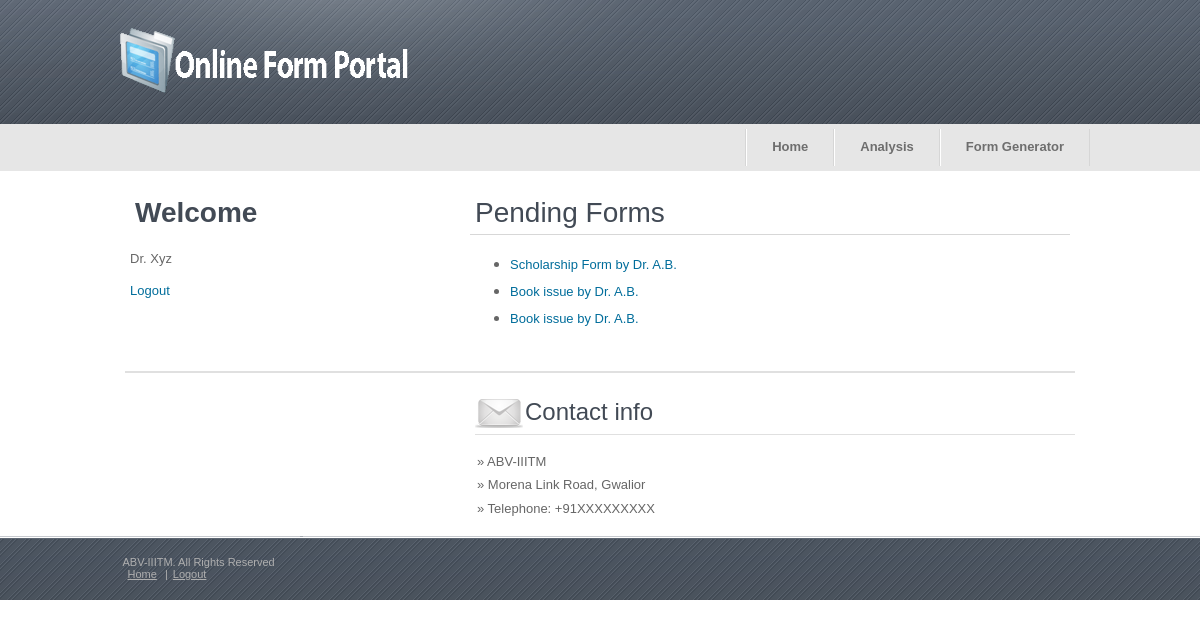
Screenshot of /index.php (signed in) with the database file from the repository.
### tables this page shows
CREATE TABLE IF NOT EXISTS `data3` (
  `purpose` varchar(21) NOT NULL,
  `method` varchar(50) NOT NULL,
  `amount` int(4) NOT NULL,
  `uid` varchar(30) NOT NULL,
  `appid` int(30) NOT NULL,
  `result` int(30) DEFAULT '0'
);

CREATE TABLE IF NOT EXISTS `fid_fname` (
  `fname` varchar(50) NOT NULL,
  `fid` varchar(20) NOT NULL,
  `aid` varchar(50) NOT NULL,
  PRIMARY KEY (`fid`)
);

CREATE TABLE IF NOT EXISTS `users` (
  `uid` varchar(20) NOT NULL,
  `upass` varchar(50) NOT NULL,
  `mail` varchar(70) NOT NULL,
  `name` varchar(50) NOT NULL,
  `age` int(5) NOT NULL,
  `designation` varchar(20) NOT NULL,
  `fs` int(2) NOT NULL
);

CREATE TABLE IF NOT EXISTS `data2` (
  `name_of_book` varchar(30) NOT NULL,
  `no_of_days_of_issue` int(30) NOT NULL,
  `charge_to_be_deducted_from_` varchar(50) NOT NULL,
  `uid` varchar(30) NOT NULL,
  `appid` int(30) NOT NULL,
  `result` int(30) DEFAULT '0'
);

### index.php (the view, shortened to what this page needs)
<?php include 'php_files/header.php';?>
<?php include 'php_files/header2.php';
if(isset($_SESSION["aid"]))
{
echo "<h4>Pending Forms</h4><form name='frm_getap' action='applicationview.php' method='POST'><input type='hidden' name='appid' /><ul>";
$aid = $_SESSION["aid"];
$res1 = mysql_query("select * from fid_fname where aid='$aid'")or die(mysql_error()) ;
while($ar1 = mysql_fetch_array($res1))
  {
  $fdata = "data".$ar1["fid"];
  $fid = $ar1["fid"];
  $res2 = mysql_query("select * from $fdata where result=0") or die(mysql_error());
  while($ar2 = mysql_fetch_array($res2)){
  $uid = $ar2["uid"];
  $appid= $ar2["appid"];
  $res3 = mysql_query("select * from fid_fname where fid='$fid'");
  $ar3 = mysql_fetch_array($res3);
  $res4 = mysql_query("select * from users where uid='$uid'");
  $ar4 = mysql_fetch_array($res4);
  echo "<li><a href='#' onClick=\"getapp('".$appid."')\">".$ar3["fname"]." by ".$ar4["name"]."</a></li>";
  }
  }
  echo "</ul></form>";
}
?>
<?php include 'php_files/footer.php';?>

### style.css (style rules this page uses)
body { margin:0; padding:0; width:100%; background:#ffffff; }
html { padding:0; margin:0; }
.body ul { font:normal 15px Arial, Helvetica, sans-serif; color:#666666; line-height:1.8em; }
.body a { font:normal 13px Arial, Helvetica, sans-serif; color:#006d9b; text-decoration:none; }
.right a { font:normal 13px Arial, Helvetica, sans-serif; color:#006d9b; text-decoration:none; margin:5px 0; }
.right h4 { font:normal 28px Arial, Helvetica, sans-serif; color:#424a55; border-bottom:1px solid #d7d7d7; padding:5px 5px; margin:0; }

### rows the page displays
data3: fid_fname.fname "Scholarship Form", users.name "Dr. A.B."
data2: fid_fname.fname "Book issue", users.name "Dr. A.B."
data2: fid_fname.fname "Book issue", users.name "Dr. A.B."

### other values shown
$_SESSION["aname"] "Dr. Xyz"
